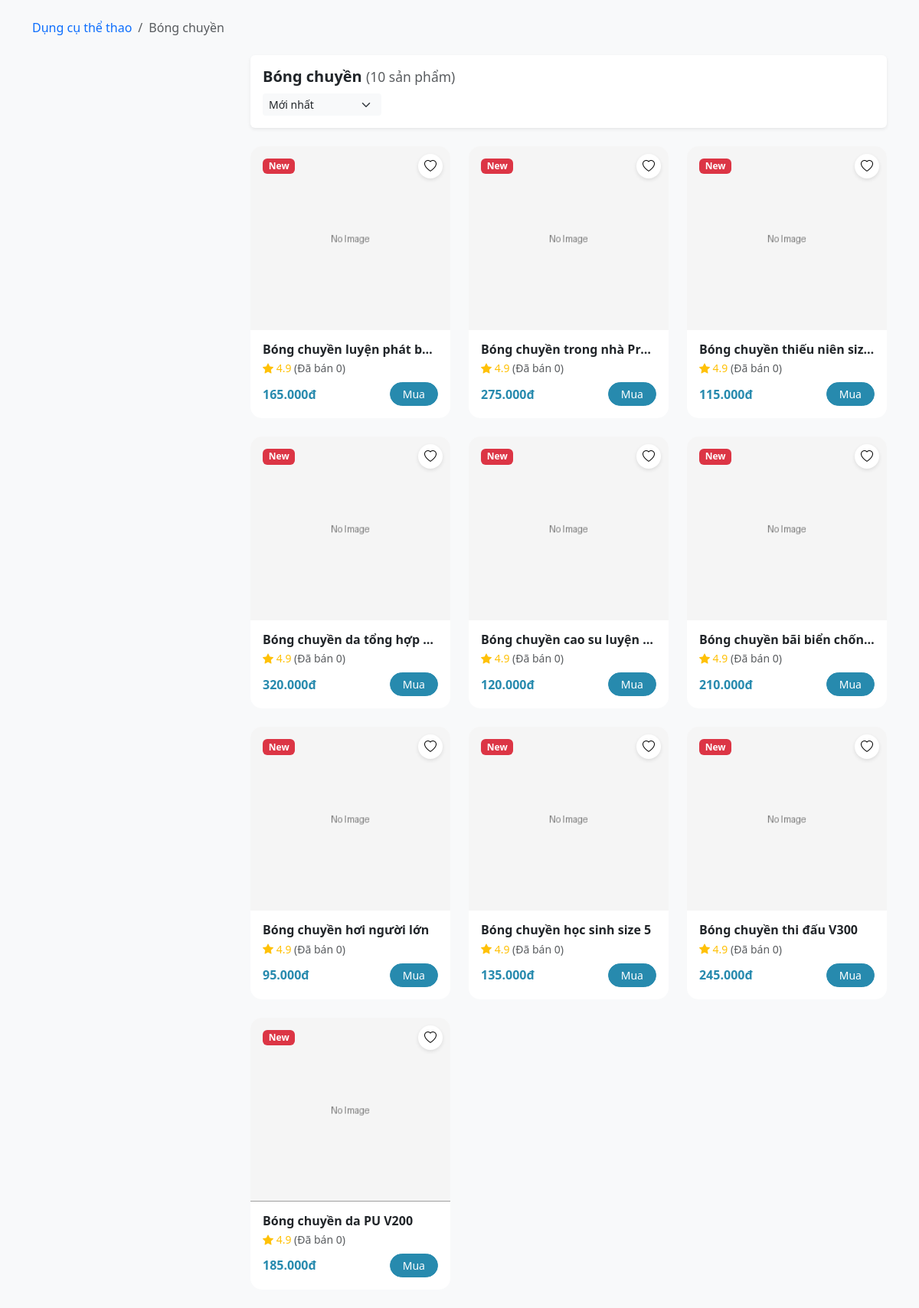
Screenshot of /category/bong-chuyen/detail/ with the database file from the repository.
### store/models.py (models this page shows, shortened)
class Category(ImageOptimizationsMixin, MPTTModel):
    name = models.CharField(max_length=255)
    parent = TreeForeignKey(
        "self", on_delete=models.CASCADE, null=True, blank=True, related_name="children"
    )
    slug = models.SlugField(unique=True, blank=True)
    icon_code = models.CharField(max_length=150, blank=True)
    image = models.ImageField(upload_to=original_upload_path, blank=True, null=True)
    is_active = models.BooleanField(default=True, db_default=True)
    is_featured = models.BooleanField(default=False)
    display_order = models.IntegerField(default=0)
    created_at = models.DateTimeField(auto_now_add=True)
    update_at = models.DateTimeField(auto_now=True)
    meta_title = models.CharField(max_length=200, blank=True)
    meta_description = models.TextField(max_length=500, blank=True)
    meta_keywords = models.CharField(max_length=300, blank=True)
    objects = models.Manager()
    active = ActiveManager()
    class MPTTMeta:
        order_insertion_by = ["display_order", "name"]
    class Meta:
        verbose_name_plural = "Categories"
        ordering = ["display_order", "name"]
    def get_absolute_url(self):
        return reverse("store:category_detail", kwargs={"slug": self.slug})
    def get_products_queryset(
        self, brand=None, min_price=None, max_price=None, sort=None, is_active=True
    ):
        category_ids = [self.id] + list(
            self.get_descendants().values_list("id", flat=True)
        )
        queryset = Product.objects.filter(category_id__in=category_ids).select_related(
            "brand", "category"
        )
        if is_active:
            queryset = queryset.filter(is_active=True)
        if brand:
            queryset = queryset.filter(brand__slug=brand)
        if min_price:
            queryset = queryset.filter(price__gte=min_price)
        if max_price:
            queryset = queryset.filter(price__lte=max_price)
        sort_mapping = {
            "price_asc": "price",
            "price_desc": "-price",
            "name_asc": "name",
            "name_desc": "-name",
        }
        if sort in sort_mapping:
            queryset = queryset.order_by(sort_mapping[sort])
        elif sort == "bestseller":
            queryset = queryset.annotate(sold=Sum("order_items__quantity")).order_by(
                "-sold"
            )
        else:
            queryset = queryset.order_by("-created_at")
        return queryset
    def get_grouped_products(self, limit=12, **kwargs):
        grouped_data = []
        children = self.children.filter(is_active=True)
        targets = children if children.exists() else [self]
        for child in targets:
            products = list(child.get_products_queryset(**kwargs)[:limit])
            if products:
                grouped_data.append({"category": child, "products": products})
        return grouped_data

class Product(models.Model):
    name = models.CharField(max_length=255)
    category = models.ForeignKey(
        Category, on_delete=models.PROTECT, related_name="category_products"
    )
    brand = models.ForeignKey(
        Brand,
        on_delete=models.PROTECT,
        related_name="brand_products",
        null=True,
        blank=True,
    )
    slug = models.SlugField(unique=True, blank=True)
    description = models.TextField(blank=True)
    short_description = models.CharField(max_length=300, blank=True)
    price = models.DecimalField(max_digits=10, decimal_places=2)
    discount_percent = models.DecimalField(
        max_digits=5, decimal_places=0, default=Decimal("0")
    )
    cost_price = models.DecimalField(
        max_digits=10, decimal_places=2, default=Decimal("10.00")
    )
    stock = models.PositiveIntegerField(default=0)
    low_stock_threshold = models.PositiveIntegerField(default=5)
    track_stock = models.BooleanField(default=True)
    is_active = models.BooleanField(default=True)
    is_featured = models.BooleanField(default=False)
    is_sold = models.BooleanField(default=False)
    created_at = models.DateTimeField(auto_now_add=True)
    updated_at = models.DateTimeField(auto_now=True)
    create_by = models.ForeignKey(
        settings.AUTH_USER_MODEL,
        on_delete=models.CASCADE,
        related_name="products",
        blank=True,
        null=True,
    )
    meta_title = models.CharField(max_length=200, blank=True)
    meta_description = models.TextField(max_length=500, blank=True)
    meta_keywords = models.CharField(max_length=300, blank=True)
    objects = models.Manager()
    active = ActiveManager()
    class Meta:
        ordering = ["-created_at"]
    @property
    def sold_count(self):
        total = self.order_items.filter(
            order__status__in=["PAID", "SHIPPED"]
        ).aggregate(total=Sum("quantity"))["total"]
        return total or 0
    @property
    def price_sale(self):
        if self.discount_percent == 0:
            return self.price
        return self.price - (self.price * self.discount_percent / Decimal("100"))
    @property
    def is_in_stock(self):
        return self.stock > 0 if self.track_stock else True
    @property
    def main_image(self):
        return self.images.filter(is_main=True).first() or self.images.first()
    @property
    def main_image_url(self):
        return self.main_image.medium_url if self.main_image else DEFAULT_PRODUCT_IMAGE
    @property
    def main_image_original_url(self):
        image = self.main_image
        if image:
            return image.original_url
        return DEFAULT_PRODUCT_IMAGE

### store/views.py (the view)
class CategoryDetailView(DetailView):
    model = Category
    context_object_name = "category"
    template_name = "store/categories/category_detail.html"
    def get_object(self):
        return get_object_or_404(Category.active, slug=self.kwargs["slug"])
    def get(self, request, *args, **kwargs):
        category = self.get_object()
        breadcrumb_items = OrderedDict()
        ancestors = []
        current = category
        while current:
            ancestors.insert(0, current)
            current = current.parent
        for cat in ancestors:
            breadcrumb_items[cat.name] = reverse(
                "store:category_detail", kwargs={"slug": cat.slug}
            )
        request.custom_breadcrumb = breadcrumb_items
        return super().get(request, *args, **kwargs)
    def get_context_data(self, **kwargs):
        context = super().get_context_data(**kwargs)
        category = self.object
        brand = self.request.GET.get("brand")
        min_p = self.request.GET.get("min_price")
        max_p = self.request.GET.get("max_price")
        sort = self.request.GET.get("sort")
        products = category.get_products_queryset(
            brand=brand, min_price=min_p, max_price=max_p, sort=sort
        )
        paginator = Paginator(products, 12)
        page_obj = paginator.get_page(self.request.GET.get("page"))
        price_range = category.get_products_queryset().aggregate(
            min_price=Min("price"),
            max_price=Max("price"),
        )
        context.update(
            {
                "breadcrumb": get_breadcrumb(category=category),
                "grouped_products": category.get_grouped_products(
                    brand=brand, min_price=min_p, max_price=max_p, sort=sort
                ),
                "page_obj": page_obj,
                "products": page_obj,
                "brands": Brand.objects.all(),
                "categories": Category.active.filter(
                    parent__isnull=True
                ).prefetch_related("children"),
                "custom_breadcrumb": getattr(self.request, "custom_breadcrumb", {}),
                "min_category_price": price_range["min_price"] or 0,
                "max_category_price": price_range["max_price"] or 0,
            }
        )
        return context

### templates/store/categories/category_detail.html (shortened to what this page needs)
{% extends 'base.html' %}
{% load static %}
{% load format_filter %}
{% block content %}
    <div class="category-container bg-light py-4">
        <div class="container">
            <nav aria-label="breadcrumb" class="mb-4">
                <ol class="breadcrumb">
                    {% for name, url in custom_breadcrumb.items %}
                        <li class="breadcrumb-item {% if forloop.last %}active{% endif %}">
                            {% if not forloop.last %}
                                <a href="{{ url }}" class="text-decoration-none">{{ name }}</a>
                            {% else %}
                                {{ name }}
                            {% endif %}
                        </li>
                    {% endfor %}
                </ol>
            </nav>
            <div class="row g-4">
                <aside class="col-lg-3">
                    </aside>
                    <main class="col-lg-9">
                        <div class="sort-bar shadow-sm d-flex justify-content-between align-items-center p-3 bg-white rounded mb-4">
                            <h5 class="fw-bold mb-0">{{ category.name }} <span class="text-muted fw-normal small">({{ page_obj.paginator.count }} sản phẩm)</span></h5>
                            <form class="d-flex align-items-center gap-3"
                                  action=""
                                  method="get"
                                  id="sortForm">
                                <select name="sort"
                                        class="form-select form-select-sm border-0 bg-light"
                                        style="width: auto"
                                        onchange="this.form.submit()">
                                    <option value="newest"
                                            {% if request.GET.sort == "newest" %}selected{% endif %}>Mới nhất</option>
                                </select>
                            </form>
                        </div>
                        <div class="row g-4">
                            {% for product in products %}
                                <div class="col-6 col-lg-4">{% include 'partials/products/product_cart.html' with product=product %}</div>
                            {% empty %}
                                <div class="col-12 text-center py-5">
                                    <i class="bi bi-search fs-1 text-muted"></i>
                                    <p class="text-muted mt-2">Không tìm thấy sản phẩm nào phù hợp.</p>
                                </div>
                            {% endfor %}
                        </div>
                    </main>
                </div>
            </div>
        </div>
    {% endblock %}

### templates/partials/products/product_cart.html (shortened to what this page needs)
{% load format_filter %}
<div class="product-card bg-white h-100">
  <div class="position-relative">
    <div class="product-img-wrapper">
      <a href="{{ product.main_image_original_url }}"
         data-lightbox="product-{{ product.pk }}"
         data-title="{{ product.name }}">
        <img src="{{ product.main_image_url }}"
             class="product-main-img"
             alt="{{ product.name }}" />
      </a>
      <button class="btn-wishlist"
              type="button"
              aria-label="Yêu thích {{ product.name }}">
        <i class="bi bi-heart"></i>
      </button>
    </div>
    <span class="badge bg-danger position-absolute top-0 start-0 m-3">New</span>
  </div>
  <div class="p-3">
    <a href="{% url 'store:product_detail' product.slug %}"
       class="text-dark text-decoration-none">
      <h6 class="fw-bold mb-1 text-truncate">{{ product.name }}</h6>
    </a>
    <div class="text-warning small mb-2">
      <i class="bi bi-star-fill"></i> 4.9
      {% if product.brand %}
        <span class="text-muted">({{ product.brand.name }})</span>
      {% else %}
        <span class="text-muted">(Đã bán {{ product.sold_count|default:'0' }})</span>
      {% endif %}
    </div>
    <div class="d-flex justify-content-between align-items-center gap-2">
      <div>
        <span class="fw-bold text-primary">{{ product.price_sale|dot_thousands }}đ</span>
      </div>
      {% if product.is_in_stock %}
        <a hx-get="{% url 'store:add_to_cart' product.slug %}"
           hx-target='#cart-count'
           hx-swap="outerHTML"
           class="btn btn-sm btn-primary rounded-pill px-3">Mua</a>
      {% else %}
        <button class="btn btn-sm btn-outline-secondary rounded-pill px-3"
                type="button"
                disabled>Hết</button>
      {% endif %}
    </div>
  </div>
</div>

### rows the page displays
Category: custom_breadcrumb "Dụng cụ thể thao"
Category: custom_breadcrumb "Bóng chuyền", name "Bóng chuyền"
Product: name "Bóng chuyền luyện phát b…", sold_count "0", price_sale|dot_thousands "165.000", track_stock "Mua"
Product: name "Bóng chuyền trong nhà Pr…", sold_count "0", price_sale|dot_thousands "275.000", track_stock "Mua"
Product: name "Bóng chuyền thiếu niên siz…", sold_count "0", price_sale|dot_thousands "115.000", track_stock "Mua"
Product: name "Bóng chuyền da tổng hợp…", sold_count "0", price_sale|dot_thousands "320.000", track_stock "Mua"
Product: name "Bóng chuyền cao su luyện…", sold_count "0", price_sale|dot_thousands "120.000", track_stock "Mua"
Product: name "Bóng chuyền bãi biển chốn…", sold_count "0", price_sale|dot_thousands "210.000", track_stock "Mua"
Product: name "Bóng chuyền hơi người lớn", sold_count "0", price_sale|dot_thousands "95.000", track_stock "Mua"
Product: name "Bóng chuyền học sinh size 5", sold_count "0", price_sale|dot_thousands "135.000", track_stock "Mua"
Product: name "Bóng chuyền thi đấu V300", sold_count "0", price_sale|dot_thousands "245.000", track_stock "Mua"
Product: name "Bóng chuyền da PU V200", sold_count "0", price_sale|dot_thousands "185.000", track_stock "Mua"

### other values shown
{{ page_obj.paginator.count }} "10"
